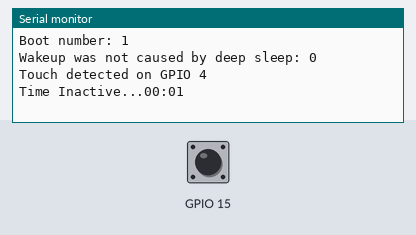
The sketch below on a simulated ESP32. Shown: the last lines printed to the serial monitor. Inputs (shaded band) come from the test bench; at power-on: GPIO 15 HIGH.

Above: at 2.2 s.
2.3 s: GPIO 15 pulled LOW for 0.15 s
At 2.7 s:
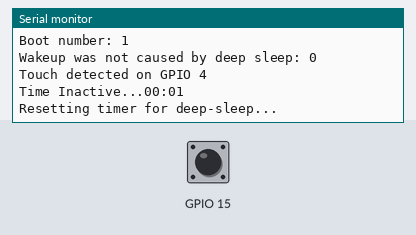
4.8 s: GPIO 15 pulled LOW for 1 s
At 5.6 s:
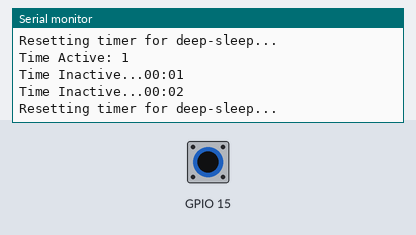
7.3 s: GPIO 15 pulled LOW for 0.15 s
At 7.8 s:
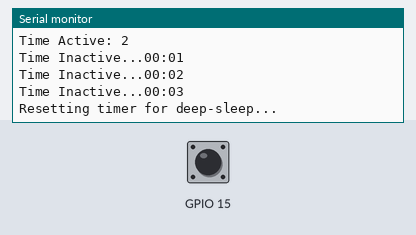
Timing chart, 0 to 10.3 s (numbered marks = the images above; inputs shaded):
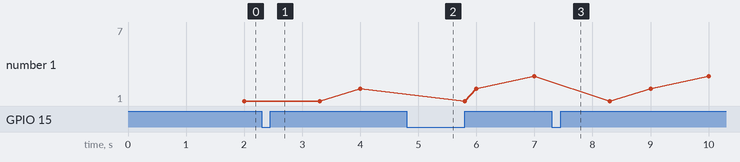

Measured:
- after the input at 2.3 s, the serial monitor: prints a new line at once (image 1)

The sketch:

DeepSleep-5min.ino
```cpp
// (licence header left out)
/*
 * NOTE: replace touch sensor with external input. This is in lieu of
 *       the tilt sensor
 *
 *
 *
 *
 */


/* Timer */
volatile int interruptCounter;
int totalInterruptCounter;
int hours;
int minutes;

int timeActive;

hw_timer_t * timer = NULL;
portMUX_TYPE timerMux = portMUX_INITIALIZER_UNLOCKED;

void IRAM_ATTR onTimer() {
  portENTER_CRITICAL_ISR(&timerMux);
  interruptCounter++;
  portEXIT_CRITICAL_ISR(&timerMux);


}

/* Getting Deep sleeps */

#define Threshold 40 /* Greater the value, more the sensitivity */

RTC_DATA_ATTR int bootCount = 0;
touch_pad_t touchPin;
/*
Method to print the reason by which ESP32
has been awaken from sleep
*/
void print_wakeup_reason(){
  esp_sleep_wakeup_cause_t wakeup_reason;

  wakeup_reason = esp_sleep_get_wakeup_cause();

  switch(wakeup_reason)
  {
    case ESP_SLEEP_WAKEUP_EXT0 : Serial.println("Wakeup caused by external signal using RTC_IO"); break;
    case ESP_SLEEP_WAKEUP_EXT1 : Serial.println("Wakeup caused by external signal using RTC_CNTL"); break;
    case ESP_SLEEP_WAKEUP_TIMER : Serial.println("Wakeup caused by timer"); break;
    case ESP_SLEEP_WAKEUP_TOUCHPAD : Serial.println("Wakeup caused by touchpad"); break;
    case ESP_SLEEP_WAKEUP_ULP : Serial.println("Wakeup caused by ULP program"); break;
    default : Serial.printf("Wakeup was not caused by deep sleep: %d\n",wakeup_reason); break;
  }
}

/*
Method to print the touchpad by which ESP32
has been awaken from sleep
*/
void print_wakeup_touchpad(){
  touchPin = esp_sleep_get_touchpad_wakeup_status();

  switch(touchPin)
  {
    case 0  : Serial.println("Touch detected on GPIO 4"); break;
    case 1  : Serial.println("Touch detected on GPIO 0"); break;
    case 2  : Serial.println("Touch detected on GPIO 2"); break;
    case 3  : Serial.println("Touch detected on GPIO 15"); break;
    case 4  : Serial.println("Touch detected on GPIO 13"); break;
    case 5  : Serial.println("Touch detected on GPIO 12"); break;
    case 6  : Serial.println("Touch detected on GPIO 14"); break;
    case 7  : Serial.println("Touch detected on GPIO 27"); break;
    case 8  : Serial.println("Touch detected on GPIO 33"); break;
    case 9  : Serial.println("Touch detected on GPIO 32"); break;
    default : Serial.println("Wakeup not by touchpad"); break;
  }
}


/*When TP is touched, we run this function*/
void onActive(){
  Serial.println("Resetting timer for deep-sleep...");
  totalInterruptCounter = 0;
  minutes = 0;
  delay(1000);
  timeActive++;
  Serial.print("Time Active: ");
  Serial.println(timeActive);
}

void setup(){
  Serial.begin(115200);
  delay(1000); //Take some time to open up the Serial Monitor

  timer = timerBegin(0, 80, true);
  timerAttachInterrupt(timer, &onTimer, true);
  timerAlarmWrite(timer, 1000000, true);
  timerAlarmEnable(timer);

  //Increment boot number and print it every reboot
  ++bootCount;
  Serial.println("Boot number: " + String(bootCount));

  //Print the wakeup reason for ESP32 and touchpad too
  print_wakeup_reason();
  print_wakeup_touchpad();

  //Setup interrupt on Touch Pad 3 (GPIO15)
  touchAttachInterrupt(T3, onActive, Threshold); // utilize A4 pin - put a tweezer on it!

  //Configure Touchpad as wakeup source
  esp_sleep_enable_touchpad_wakeup();

}

void loop(){
  // Timer
  if (interruptCounter > 0) {

    portENTER_CRITICAL(&timerMux);
    interruptCounter--;
    portEXIT_CRITICAL(&timerMux);

    totalInterruptCounter++;


   // Case where there is 5 mins of inactivity
    if(totalInterruptCounter > 59){
      minutes++;
      totalInterruptCounter = 0;
      }
    if(minutes > 4){
        Serial.println("Going to sleep now - past the 5 min mark");
        totalInterruptCounter = 0;
        minutes = 0;
        esp_deep_sleep_start();
        }

 //For testing purposes of making sure it goes at a relatively accurate timing.
    Serial.print("Time Inactive...");
    if(minutes < 10){
        Serial.print("0");
        }
      Serial.print(minutes);
      Serial.print(":");
      if(totalInterruptCounter < 10){
        Serial.print("0");
        }
      Serial.println(totalInterruptCounter);

  }

}
```
